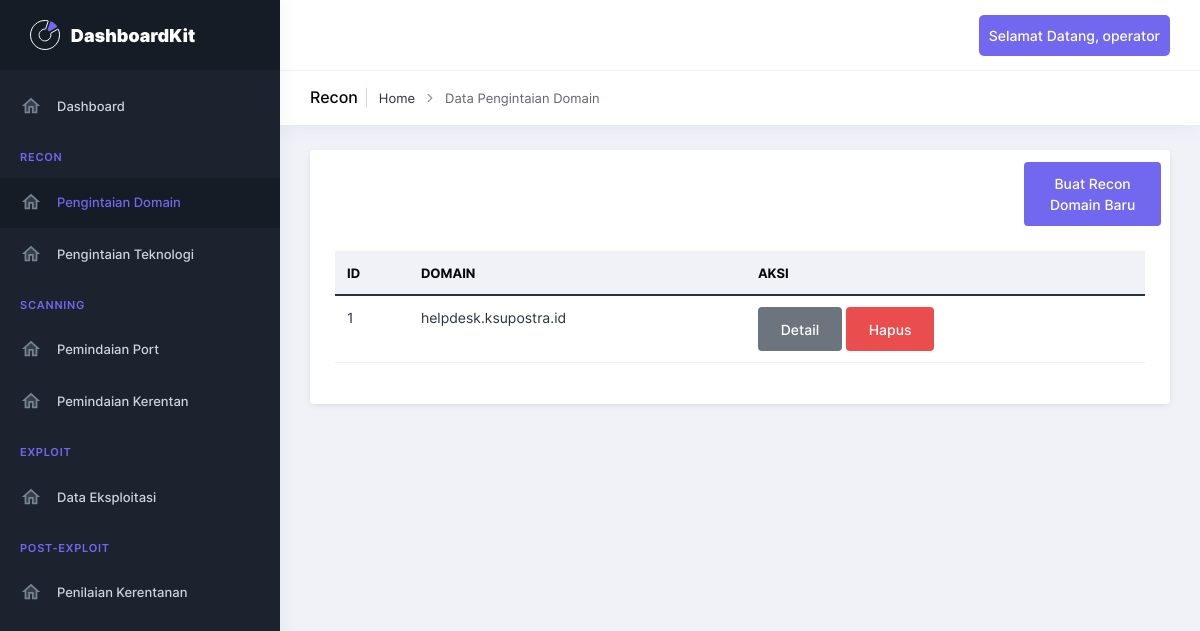
Before: /viewDomain (signed in) with the older database file.
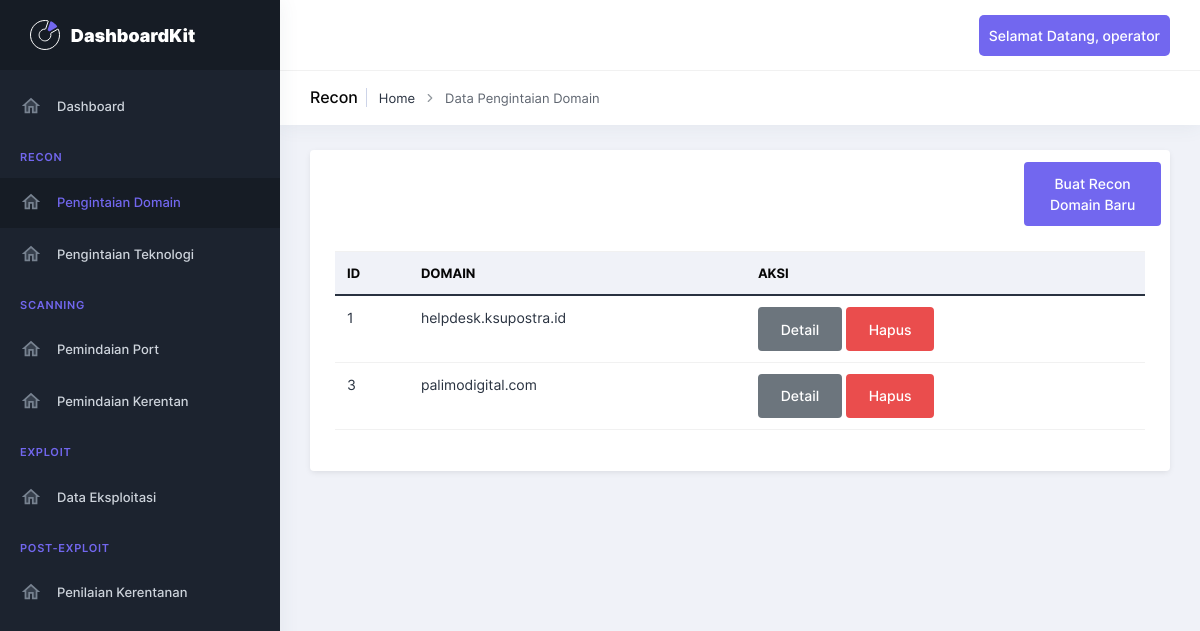
After: the same page with the newer database file.
### models.py (models this page shows, shortened)
class User(db.Model, UserMixin):
    id_user = db.Column(db.Integer, primary_key=True)
    username = db.Column(db.String(150), unique=True, nullable=False)
    password = db.Column(db.String(150), nullable=False)
    role = db.Column(db.String(50), nullable=False)

class ReconDomain(db.Model):
    id = db.Column(db.Integer, primary_key=True)
    id_user = db.Column(db.Integer, db.ForeignKey('user.id_user'), nullable=False)
    domain = db.Column(db.String(255), nullable=False)
    domain_id = db.Column(db.String(255))
    creation_date = db.Column(db.String(255))
    expiration_date = db.Column(db.String(255))
    registrar = db.Column(db.String(255))
    registrar_city= db.Column(db.String(255))
    registrar_phone= db.Column(db.String(255))
    name_servers = db.Column(db.Text)

### app.py (the view, shortened to what this page needs)
@app.route('/viewDomain', methods=['GET', 'POST'])
@login_required
@role_required('operator')
def viewDomain():
    user_role = current_user.role
    username = current_user.username
    return render_template('viewDomain.html', username=username, role=user_role, data=get_data_domain())

### app.py (called while the page is built)
def get_data_domain():
    return ReconDomain.query.filter_by(id_user=current_user.id_user).all()

@login_manager.user_loader
def load_user(user_id):
    return User.query.get(int(user_id))

### templates/viewDomain.html (shortened to what this page needs)
{% extends "layouts/base.html" %}
{% block content %}
    <section class="pc-container">
        <div class="pcoded-content">
            <div class="page-header">
                <div class="page-block">
                    <div class="row align-items-center">
                        <div class="col-md-12">
                            <div class="page-header-title">
                                <h5 class="m-b-10">Recon</h5>
                            </div>
                            <ul class="breadcrumb">
                                <li class="breadcrumb-item"><a href="index.html">Home</a></li>
                                <li class="breadcrumb-item"><a href="#!">Data Pengintaian Domain</a></li>
                            </ul>
                        </div>
                    </div>
                </div>
            </div>
            <div class="row">
                <div class="col-md-12">
                    <div class="card">
                        <button type="button" style="width: 16%; margin-left: 83%;margin-top: 12px;" class="btn btn-primary" data-toggle="modal" data-target="#createDomainModal">Buat Recon Domain Baru</button>
                        <div class="card-body table-border-style">
                            <div class="table-responsive">
                                <table class="table">
                                    <thead>
                                        <tr>
                                            <th>ID</th>
                                            <th>Domain</th>
                                            <th>Aksi</th>
                                        </tr>
                                    </thead>
                                    <tbody>
                                        {% for domain in data %}
                                        <tr>
                                            <td>{{domain.id}}</td>
                                            <td>{{domain.domain}}</td>
                                            <td>
                                                <button type="button" class="btn btn-secondary" onclick="window.location.href = '/detailDomain/{{domain.id}}';">Detail</button>
                                                <form action="{{ url_for('deleteDomain', id=domain.id) }}" method="POST" style="display:inline;">
                                                    <button type="submit" class="btn btn-danger">Hapus</button>
                                                </form>
                                            </td>
                                        </tr>
                                        {% endfor %}
                                    </tbody>
                                </table>
                            </div>
                        </div>
                    </div>
                </div>
            </div>
        </div>
    </section>
{% endblock content %}

### templates/layouts/base.html (shortened to what this page needs)
<!DOCTYPE html>
<html lang="en">
<head>
    <link rel="stylesheet" href="/static/fonts/feather.css">
    <link rel="stylesheet" href="/static/fonts/fontawesome.css">
    <link rel="stylesheet" href="/static/fonts/material.css">
    <link rel="stylesheet" href="/static/css/style.css" id="main-style-link">
</head>
<body class="">
    {% include 'includes/sidebar.html' %}
    {% include 'includes/navigation.html' %}
    {% block content %}{% endblock content %}
</body>
</html>

### templates/includes/sidebar.html (shortened to what this page needs)
	<nav class="pc-sidebar ">
		<div class="navbar-wrapper">
			<div class="m-header">
				<a href="index.html" class="b-brand">
					<img src="/static/logo.svg" alt="" class="logo logo-lg">
				</a>
			</div>
			<div class="navbar-content">
				<ul class="pc-navbar">
					{% if role == 'operator' %}
					<li class="pc-item">
						<a href="/operator/dashboard" class="pc-link"><span class="pc-micon"><i class="material-icons-two-tone">home</i></span><span class="pc-mtext">Dashboard</span></a>
					</li>
					<li class="pc-item pc-caption">
						<label>Recon</label>
					</li>
					<li class="pc-item">
						<a href="/viewDomain" class="pc-link "><span class="pc-micon"><i class="material-icons-two-tone">home</i></span><span class="pc-mtext">Pengintaian Domain</span></a>
					</li>
					<li class="pc-item">
						<a href="/viewTech" class="pc-link "><span class="pc-micon"><i class="material-icons-two-tone">home</i></span><span class="pc-mtext">Pengintaian Teknologi</span></a>
					</li>
					<li class="pc-item pc-caption">
						<label>Scanning</label>
					</li>
					<li class="pc-item">
						<a href="/viewPort" class="pc-link "><span class="pc-micon"><i class="material-icons-two-tone">home</i></span><span class="pc-mtext">Pemindaian Port</span></a>
					</li>
					<li class="pc-item">
						<a href="/viewVuln" class="pc-link "><span class="pc-micon"><i class="material-icons-two-tone">home</i></span><span class="pc-mtext">Pemindaian Kerentan</span></a>
					</li>
					<li class="pc-item pc-caption">
						<label>Exploit</label>
					</li>
					<li class="pc-item">
						<a href="/viewEksploit" class="pc-link "><span class="pc-micon"><i class="material-icons-two-tone">home</i></span><span class="pc-mtext">Data Eksploitasi</span></a>
					</li>
					<li class="pc-item pc-caption">
						<label>Post-Exploit</label>
					</li>
					<li class="pc-item">
						<a href="/viewScore" class="pc-link "><span class="pc-micon"><i class="material-icons-two-tone">home</i></span><span class="pc-mtext">Penilaian Kerentanan</span></a>
					</li>
					{% endif %}
				</ul>
			</div>
		</div>
	</nav>

### templates/includes/navigation.html (shortened to what this page needs)
	<header class="pc-header ">
		<div class="header-wrapper">
			<div class="ms-auto">
				<ul class="list-unstyled">
					<li class="dropdown pc-h-item">
						<a class="pc-head-link dropdown-toggle arrow-none me-0" data-bs-toggle="dropdown" href="#" role="button"
							aria-haspopup="false" aria-expanded="false"style="background-color: #7267EF;  color: white; padding: 10px; border-radius: 5px;">
							Selamat Datang, {{ username }}
						</a>
					</li>
				</ul>
			</div>
		</div>
	</header>

Changed rows visible on the page:
added ReconDomain: id "3", domain "palimodigital.com"
